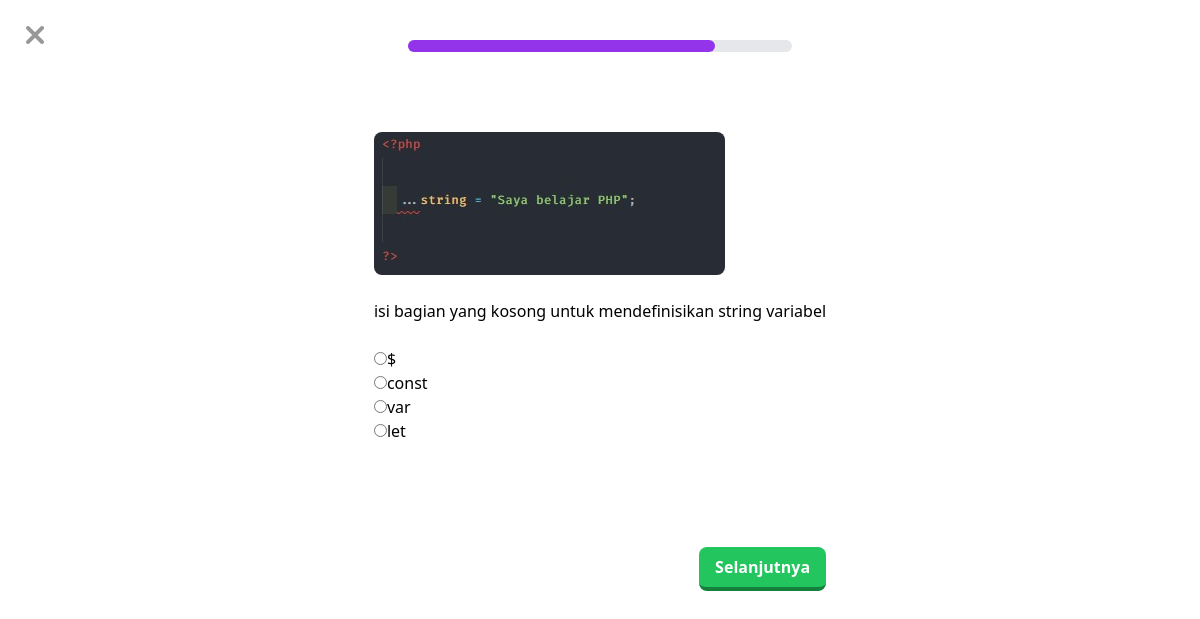
/codingku/php/variable1.3/question.php?n=12, run on the app's committed database.
### tables this page shows
CREATE TABLE `questions` (
  `question_number` int(11) NOT NULL,
  `question_text` text NOT NULL,
  `question_image` varchar(255) NOT NULL
);

CREATE TABLE `options` (
  `id` int(11) NOT NULL,
  `question_number` int(11) NOT NULL,
  `is_correct` tinyint(1) NOT NULL DEFAULT 0,
  `coption` text NOT NULL
);

### codingku/php/variable1.3/question.php (the view, shortened to what this page needs)
<?php
include '../../koneksi.php';
$number = $_GET['n'];
$query = "SELECT * FROM questions WHERE question_number = $number";
$result = mysqli_query($conn, $query);
$question = mysqli_fetch_assoc($result);
$query = "SELECT * FROM options WHERE question_number = $number";
$choices = mysqli_query($conn, $query);
?>
<html>
<head>
  <script src="https://cdn.tailwindcss.com"></script>
</head>
<section class="font-poppins">
  <div class="flex flex-col">
    <div class="relative">
      <div><a href="../../tailwind.php"><img src="../../gambar/x1.png" class="absolute top-5 left-5 opacity-40"></a></div>
    </div>
    <div class="m-auto my-10 mb-20">
      <div class="w-96 bg-gray-200 rounded-full h-3">
        <div class="bg-purple-600 h-3 rounded-full" style="width: 80%"></div>
      </div>
    </div>
    <div class="m-auto">
      <img class="rounded-lg" src="gambar/<?php echo $question['question_image']; ?>"><br>
      <p><?php echo $question['question_text']; ?> </p> <br>
      <form method="POST" action="process.php">
        <ul class="choicess">
          <?php while ($row = mysqli_fetch_assoc($choices)) { ?>
            <li><input type="radio" name="choice" value="<?php echo $row['id']; ?>" required><?php echo $row['coption']; ?></li>
          <?php } ?>
        </ul>
        <br>
        <div class="text-center mt-20">
          <button class="float-right bg-green-500 hover:bg-green-400 text-white font-bold py-2 px-4 border-b-4 border-green-700 hover:border-green-500 rounded-lg" name="submit" value="submit">Selanjutnya</a></button>
        </div>
    </div>
</section>

### data on the page
questions: question_image (picture), question_text "isi bagian yang kosong untuk mendefinisikan string variabel"
options: coption "$"
options: coption "const"
options: coption "var"
options: coption "let"
